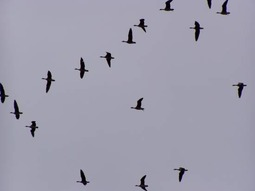
#> input picture example/birds.jpg, 255 x 191 px
$ python detector.py
#> lines starting #> are read from the running program, lines starting #| are printed output that depends on the picture
import numpy as np
import cv2
import matplotlib.pyplot as plt
import matplotlib.patches as patches
from blob import ConvMethod, detect_blobs

def load_and_prepare_images(image_path, target_size=(256, 192)):
#> called with image_path = 'birds.jpg', target_size = (256, 192)
    color_img = cv2.imread(image_path)
#> color_img is the input picture: shape (191, 255, 3); mean B, G, R 173.3, 157.1, 158.6
    if color_img is None:
        raise FileNotFoundError(f"Failed to load image: {image_path}")
    color_img = cv2.cvtColor(color_img, cv2.COLOR_BGR2RGB)

    gray_img = cv2.imread(image_path, cv2.IMREAD_GRAYSCALE)
#> gray_img: shape (191, 255); min 0, max 191, mean 159.3

    h, w = gray_img.shape
#> h = 191; w = 255
    target_w, target_h = target_size
    scale = min(target_w / w, target_h / h)
#> scale = 1
    new_w = int(w * scale)
#> new_w = 256
    new_h = int(h * scale)
#> new_h = 191

    color_resized = cv2.resize(color_img, (new_w, new_h), interpolation=cv2.INTER_AREA)
    gray_resized = cv2.resize(gray_img, (new_w, new_h), interpolation=cv2.INTER_AREA)

    processed_img = np.zeros((target_h, target_w), dtype=np.float32)

    y_offset = (target_h - new_h) // 2
#> y_offset = 0
    x_offset = (target_w - new_w) // 2
#> x_offset = 0
    processed_img[y_offset:y_offset+new_h, x_offset:x_offset+new_w] = 1.0 - (gray_resized.astype(np.float32) / 255.0)
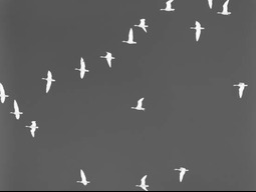
#> processed_img: shape (192, 256) float32; min 0, max 1, mean 0.373

    color_result = np.ones((target_h, target_w, 3), dtype=np.uint8) * 255
    color_result[y_offset:y_offset+new_h, x_offset:x_offset+new_w] = color_resized

    return color_result, processed_img

def test_blob_detection():
    image_path = "birds.jpg"
    color_img, processed_img = load_and_prepare_images(image_path)

    blobs = detect_blobs(
        method=ConvMethod.SIMPLE,
        image=processed_img,
        min_sigma=3.0,
        max_sigma=8.0,
        num_sigma=10,
        threshold_abs=0.2,
        overlap=0.05,
        use_prune_blobs=True
    )

    print(f"Detected {len(blobs)} blobs")

    fig, ax = plt.subplots(figsize=(10, 10))

    ax.imshow(color_img)

    for i, blob in enumerate(blobs):
        circle = patches.Circle(
            (blob.x, blob.y),
            blob.r,
            color='red',
            fill=False,
            linewidth=2,
            label=f'Blob {i}' if i == 0 else ""
        )
        ax.add_patch(circle)
        print(f"Blob {i}: x={blob.x:.1f}, y={blob.y:.1f}, r={blob.r:.1f}")

    ax.set_title("Detected blobs (red circles)")
    ax.set_xlim(0, color_img.shape[1])
    ax.set_ylim(color_img.shape[0], 0)
    ax.legend(loc='upper right')

    plt.tight_layout()

    output_path = "birds_processed.jpg"
    plt.savefig(output_path, bbox_inches='tight', dpi=300)
    print(f"Result saved to {output_path}")

    plt.show()

if __name__ == "__main__":
    test_blob_detection()
#> (the call stopped at in test_blob_detection, `blobs = detect_blobs( method=ConvMethod.SIMPLE, image=processed_img, m..`: blob is not available in this run)
